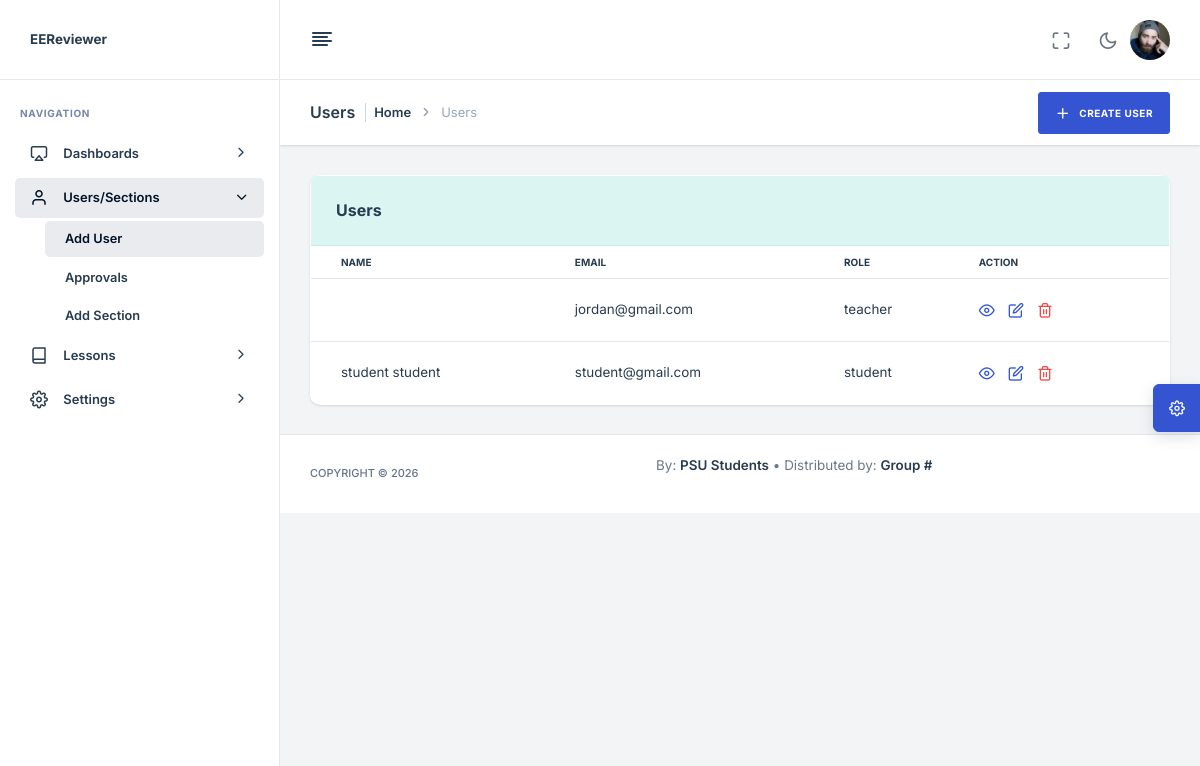
/pages/admin/add_user.php (signed in), run on the app's committed database.
### tables this page shows
CREATE TABLE `tbl_users` (
  `id` int(11) NOT NULL,
  `last_name` varchar(20) DEFAULT NULL,
  `first_name` varchar(20) DEFAULT NULL,
  `middle_name` varchar(20) DEFAULT NULL,
  `email` varchar(50) DEFAULT NULL,
  `password` varchar(50) DEFAULT NULL,
  `is_superuser` tinyint(1) DEFAULT NULL,
  `usertypes_id` int(11) DEFAULT NULL,
  `year_level` enum('1','2','3','4','graduate','Graduate') DEFAULT NULL,
  `sections_id` int(11) DEFAULT NULL,
  `academicyears_id` int(11) DEFAULT NULL,
  `image_path` varchar(250) DEFAULT NULL,
  `is_active` tinyint(1) NOT NULL,
  `auth_path` varchar(255) DEFAULT NULL
);

CREATE TABLE `tbl_usertypes` (
  `id` int(11) NOT NULL,
  `name` enum('teacher','student') DEFAULT NULL
);

### pages/admin/functions/users.php (called while the page is built, shortened)
<?php
function get_users($conn) {
    $rows = [];
    $sql = "SELECT u.id, TRIM(CONCAT(u.first_name, ' ', IFNULL(u.middle_name, ''), ' ', u.last_name)) AS full_name, u.email, ut.name AS role FROM tbl_users u LEFT JOIN tbl_usertypes ut ON u.usertypes_id = ut.id ORDER BY u.last_name, u.first_name";
    $res = mysqli_query($conn, $sql);
    if ($res) {
        while ($r = mysqli_fetch_assoc($res)) $rows[] = $r;
    }
    return $rows;
}
?>

### pages/admin/add_user.php (the view, shortened to what this page needs)
<?php
require_once __DIR__ . '/../../db/dbcon.php';
require_once __DIR__ . '/functions/users.php';
?>
<!DOCTYPE html>
<html lang="zxx">
<head>
    <?php include "includes/css_scripts_head.php"; ?>
</head>
<body>
    <?php include "includes/sidebar.php"; ?>
    <?php include "includes/header.php"; ?>
    <main class="nxl-container">
        <div class="nxl-content">
            <div class="page-header">
                <div class="page-header-left d-flex align-items-center">
                    <div class="page-header-title">
                        <h5 class="m-b-10">Users</h5>
                    </div>
                    <ul class="breadcrumb">
                        <li class="breadcrumb-item"><a href="index.html">Home</a></li>
                        <li class="breadcrumb-item">Users</li>
                    </ul>
                </div>
                <div class="page-header-right ms-auto">
                    <div class="page-header-right-items">
                        <div class="d-flex align-items-center gap-2 page-header-right-items-wrapper">
                            <a href="javascript:void(0);" class="btn btn-primary" data-bs-toggle="modal" data-bs-target="#createUserModal">
                                <i class="feather-plus me-2"></i>
                                <span>Create User</span>
                            </a>
                        </div>
                    </div>
                </div>
            </div>
            <div class="main-content">
                <div class="row">
                    <div class="col-lg-12">
                        <div class="card stretch stretch-full">
                            <div class="card-header bg-soft-info border-soft-info text-info d-flex align-items-center justify-content-between">
                                    <h5 class="card-title mb-0">Users</h5>
                                </div>
                            <div class="card-body p-0">
                                <div class="table-responsive">
                                    <table id="myTable" class="table table-hover mb-0">
                                        <thead>
                                            <tr>
                                                <th>Name</th>
                                                <th>Email</th>
                                                <th>Role</th>
                                                <th>Action</th>
                                            </tr>
                                        </thead>
                                        <tbody>
                                            <?php
                                            $users = get_users($conn);
                                            if (!empty($users)) {
                                                foreach ($users as $u) {
                                                    ?>
                                                    <tr>
                                                        <td><?php echo htmlspecialchars($u['full_name']); ?></td>
                                                        <td><?php echo htmlspecialchars($u['email']); ?></td>
                                                        <td><?php echo htmlspecialchars($u['role'] ?? ''); ?></td>
                                                        <td>
                                                            <a href="#" class="btn-view-user text-primary me-2 fs-5" data-id="<?php echo (int)$u['id']; ?>" title="View">
                                                                <i class="feather-eye"></i>
                                                            </a>
                                                            <a href="#" class="btn-edit-user text-primary me-2 fs-5" data-id="<?php echo (int)$u['id']; ?>" title="Edit">
                                                                <i class="feather-edit"></i>
                                                            </a>
                                                            <a href="#" class="btn-delete-user text-danger fs-5" data-id="<?php echo (int)$u['id']; ?>" title="Delete">
                                                                <i class="feather-trash-2"></i>
                                                            </a>
                                                        </td>
                                                    </tr>
                                                    <?php
                                                }
                                            } else {
                                                echo '<tr><td colspan="4">No users found.</td></tr>';
                                            }
                                            ?>
                                        </tbody>
                                    </table>
                                </div>
                            </div>
                        </div>
                    </div>
                </div>
            </div>
        </div>
        <?php include "includes/footer.php"; ?>
    </main>
    <?php include "includes/customizer2.php"; ?>
</body>
</html>

### data on the page
tbl_users: email "jordan@gmail.com", usertypes.name "teacher"
tbl_users: full_name "student student", email "student@gmail.com", usertypes.name "student"
